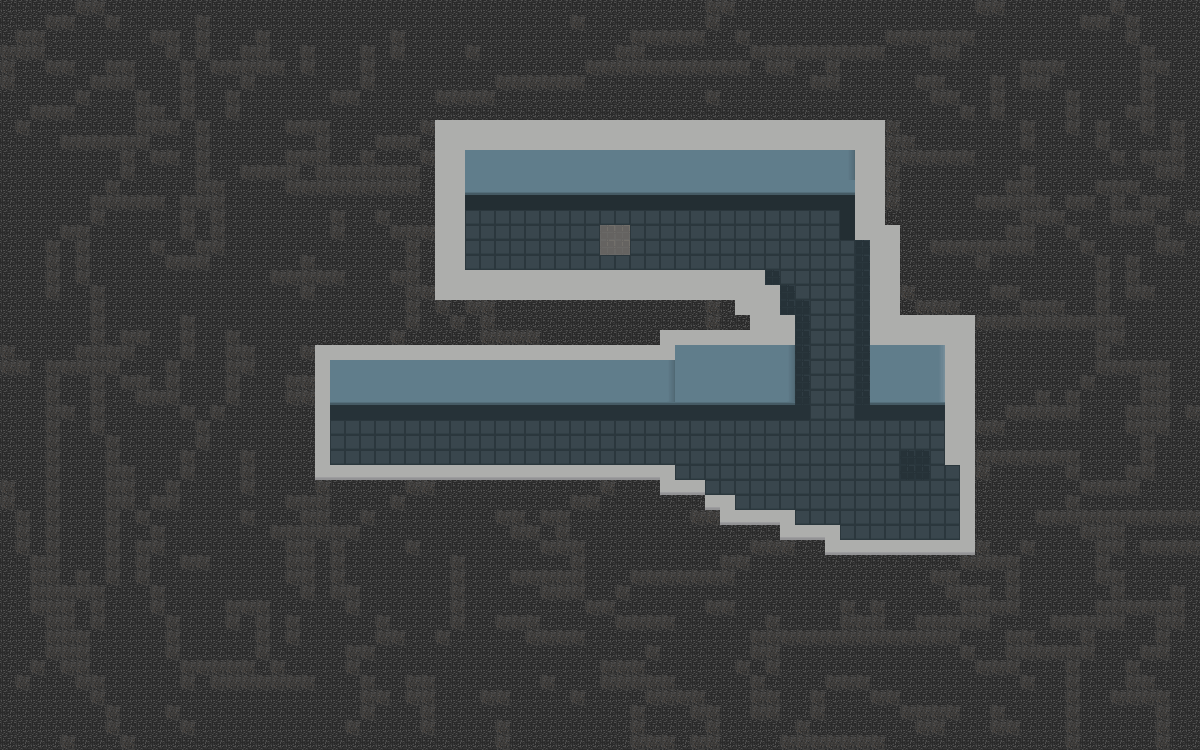

Rendered tile map (Tiled .tmx) drawn with the repository's tilesets; below, a short description and the map source with its tile grids summarised:
An orthogonal 80x50 tile map with 15x15 px tiles, 1 tile layer (Tiles) and 20 objects.

<map version="1.0" tiledversion="1.1.5" orientation="orthogonal" renderorder="right-down" width="80" height="50" tilewidth="15" tileheight="15" infinite="0" nextobjectid="45">
 <tileset firstgid="1" source="control_room.tsx" />
 <layer name="Tiles" width="80" height="50">
  <data>[4000 cells, 4000 non-empty, 15 distinct tile ids]</data>
 </layer>
 <objectgroup name="Ground">
  <object id="42" x="450" y="525" width="150" height="45" />
 </objectgroup>
 <objectgroup name="Boundaries">
  <object id="1" x="300" y="465.014" width="374.957" height="44.9855" />
  <object id="5" x="300" y="420" width="29.5" height="45" />
  <object id="8" x="300" y="300" width="510.063" height="119.938" />
  <object id="10" x="675" y="480" width="30" height="30" />
  <object id="11" x="705" y="510" width="30" height="30" />
  <object id="12" x="735" y="510" width="60" height="30" />
  <object id="13" x="795" y="525" width="45" height="45" />
  <object id="14" x="840" y="540" width="135" height="15" />
  <object id="22" x="960" y="465" width="15" height="75" />
  <object id="23" x="945" y="420" width="30" height="45" />
  <object id="26" x="855" y="315" width="120" height="105" />
  <object id="27" x="855" y="240" width="45" height="75" />
  <object id="31" x="840" y="120" width="45" height="120" />
  <object id="32" x="435" y="120" width="405" height="90" />
  <object id="33" x="435" y="210" width="30" height="90" />
  <object id="34" x="465" y="270" width="315" height="30" />
  <object id="35" x="780" y="285" width="15" height="15" />
 </objectgroup>
 <objectgroup name="Entities" />
 <objectgroup name="Special">
  <object id="39" x="900" y="450" width="30" height="30">
   <properties>
    <property name="special_data" value="dark gray block" />
   </properties>
  </object>
  <object id="40" x="600" y="225" width="30" height="30">
   <properties>
    <property name="special_data" value="gray block" />
   </properties>
  </object>
 </objectgroup>
</map>